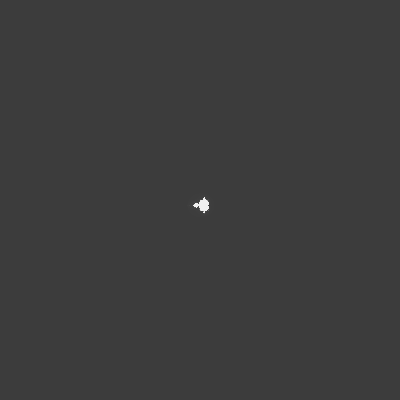
Frame 1 (no input)
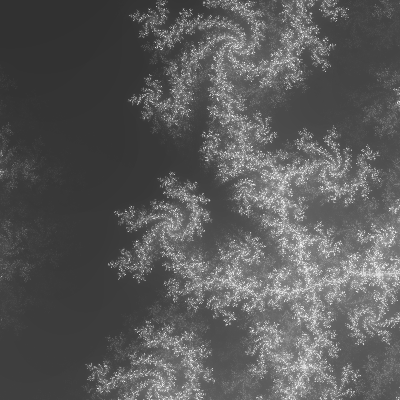
Frame 60 (the mouse pressed at the canvas centre just before this capture)
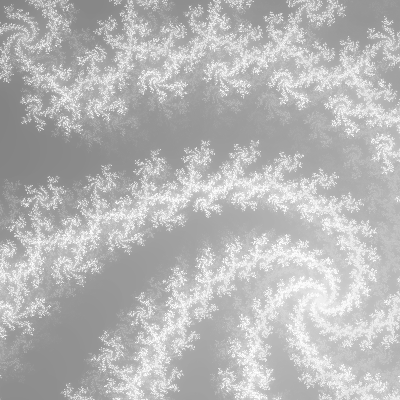
Frame 120 (the mouse held since frame 60 and released just before this capture)

The Processing sketch that drew these frames (run headless with seeded random() and noise(); from frame 60 on, the mouse is pressed at the canvas centre):

// Processing sketch: fractal_mandelbrotSet
// ── fractal_mandelbrotSet.pde
double r, i, a, b, t, s=9, x, y;
int n;

void setup() {
  size(400, 400);
}

void draw() {
  clear();
  for (x=0; x<400; x++) {
    for (y=0; y<400; y++) {
      r=i=n=0;
      a=(x-200)/s-.545;
      b=(y-200)/s-.5345;
      while ((r*r+i*i<4)&&n<255) {
        t=r*r-i*i+a;
        i=2*r*i+b;
        r=t;
        n++;
      }
      stroke(n);
      point((float)x, (float)y);
    }
  }
  s*=1.2;
}
